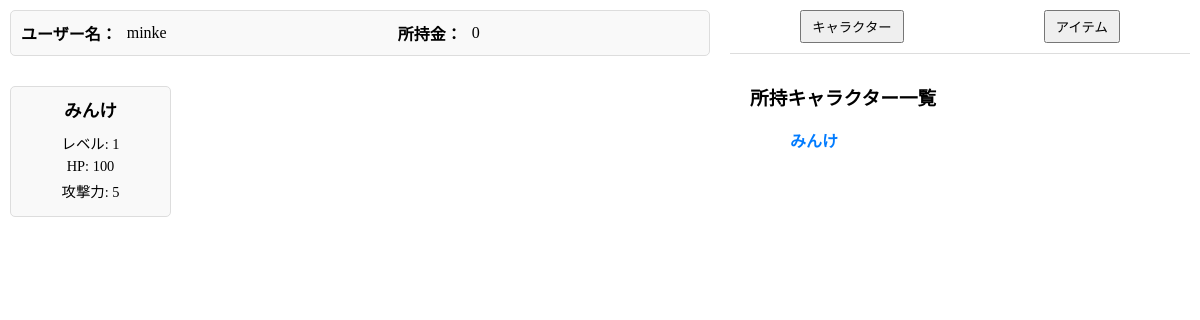
The app's page /battle-main.php (signed in), older data.
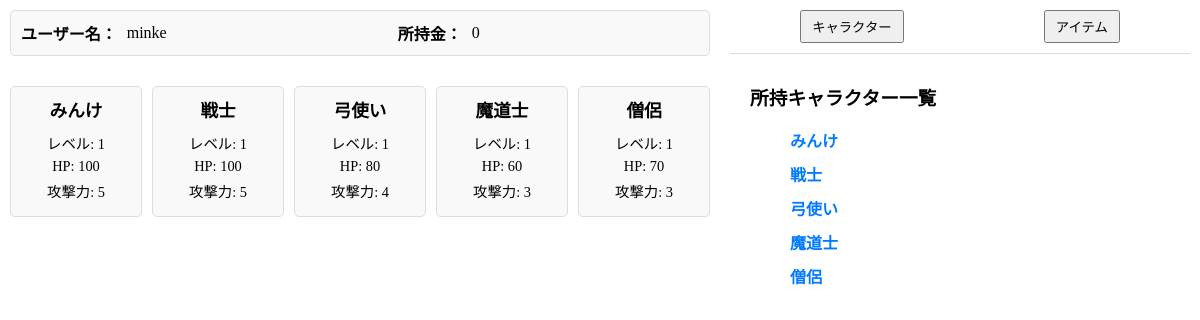
The same page, newer data.
### tables this page shows
CREATE TABLE `users` (
  `id` int(11) NOT NULL AUTO_INCREMENT,
  `username` varchar(50) NOT NULL,
  `password` varchar(255) NOT NULL,
  `gold` int(11) NOT NULL DEFAULT 0,
  `level` int(11) NOT NULL DEFAULT 1,
  `xp` int(11) NOT NULL DEFAULT 0,
  `last_save` timestamp NOT NULL DEFAULT current_timestamp(),
  PRIMARY KEY (`id`)
);

CREATE TABLE `characters_inventory` (
  `id` int(11) NOT NULL AUTO_INCREMENT,
  `user_id` int(11) NOT NULL,
  `character_id` int(11) NOT NULL,
  `name` varchar(100) NOT NULL,
  `level` int(11) DEFAULT 1,
  `hp` int(11) DEFAULT 100,
  `xp` int(11) DEFAULT 0,
  `attack` int(11) DEFAULT 5,
  `updated_at` timestamp NOT NULL DEFAULT current_timestamp() ON UPDATE current_timestamp(),
  PRIMARY KEY (`id`),
  KEY `fk_character_inventory_user` (`user_id`),
  KEY `fk_character_inventory_character` (`character_id`),
  CONSTRAINT `fk_character_inventory_character` FOREIGN KEY (`character_id`) REFERENCES `characters` (`character_id`),
  CONSTRAINT `fk_character_inventory_user` FOREIGN KEY (`user_id`) REFERENCES `users` (`id`)
);

### User.php (called while the page is built, shortened)
<?php
class User {
    private $pdo;
    private $userId;
    public function __construct($pdo, $userId = null) {
        $this->pdo = $pdo;
        $this->userId = $userId;
        if ($this->userId) {
            $this->loadUser();
        }
    }
    private function loadUser() {
        $stmt = $this->pdo->prepare("SELECT * FROM users WHERE id = :id");
        $stmt->execute([':id' => $this->userId]);
        $user = $stmt->fetch(PDO::FETCH_ASSOC);
        if ($user) {
            $this->username = $user['username'];
            $this->gold = $user['gold'];
        } else {
            throw new Exception("ユーザーが見つかりません");
        }
    }
}

### Character.php (called while the page is built, shortened)
<?php
class Character {
    private $pdo;
    private $userId;
    public $characters;
    public function __construct($pdo, $userId) {
        $this->pdo = $pdo;
        $this->userId = $userId;
        $this->loadCharacters();
    }
    private function loadCharacters() {
        $sql = "SELECT id, name, level, hp, attack, xp, updated_at
                FROM characters_inventory
                WHERE user_id = :user_id";
        $stmt = $this->pdo->prepare($sql);
        $stmt->execute(['user_id' => $this->userId]);
        $this->characters = $stmt->fetchAll(PDO::FETCH_ASSOC);
    }
    public function getCharacters() {
        return $this->characters;
    }
}
?>

### battle-main.php (the view, shortened to what this page needs)
<?php
require_once 'User.php';
require_once 'Character.php';
$userId = $_SESSION['user_id'];
try {
    $db = new Database();
    $pdo = $db->getConnection();
    $user = new User($pdo, $userId);
    $userName = htmlspecialchars($user->username, ENT_QUOTES, 'UTF-8');
    $userGold = number_format($user->gold);
    $character = new Character($pdo, $userId);
    $characters = $character->getCharacters();
} catch (Exception $e) {
    die("エラー: " . $e->getMessage());
}
$currentSection = isset($_SESSION['section']) ? $_SESSION['section'] : 'characters';
?>
<head>
  <link rel="stylesheet" type="text/css" href="style.css">
</head>
<div class="content-wrapper">
  <div class="left-panel">
    <div style="padding: 10px; border: 1px solid #ddd; border-radius: 5px; background-color: #f9f9f9; display: flex; justify-content: space-between; align-items: center;">
      <div style="display: flex; align-items: center; gap: 10px; flex: 1;">
        <div style="font-weight: bold;">ユーザー名：</div>
        <div><?= htmlspecialchars($userName, ENT_QUOTES, 'UTF-8') ?></div>
      </div>
      <div style="display: flex; align-items: center; gap: 10px; flex: 0.8;">
        <div style="font-weight: bold;">所持金：</div>
        <div><?= $userGold ?></div>
      </div>
    </div>
    <div class="status-boxes">
      <?php foreach ($characters as $character): ?>
        <div class="status-box">
          <h4><?= htmlspecialchars($character['name'], ENT_QUOTES, 'UTF-8') ?></h4>
          <p>レベル: <?= htmlspecialchars($character['level'], ENT_QUOTES, 'UTF-8') ?></p>
          <p>HP: <?= htmlspecialchars($character['hp'], ENT_QUOTES, 'UTF-8') ?></p>
          <p>攻撃力: <?= htmlspecialchars($character['attack'], ENT_QUOTES, 'UTF-8') ?></p>
        </div>
      <?php endforeach; ?>
    </div>
  </div>
  <div class="right-panel">
    <div class="nav-bar">
      <button onclick="showSection('characters')" style="padding: 5px 10px;">キャラクター</button>
      <button onclick="showSection('items')" style="padding: 5px 10px;">アイテム</button>
    </div>
    <div id="content">
      <div id="characters" style="<?= $currentSection === 'characters' ? 'display:block;' : 'display:none;' ?>">
        <h3>所持キャラクター一覧</h3>
        <ul>
          <?php if (!empty($characters)): ?>
            <?php foreach ($characters as $character): ?>
              <li>
                <strong class="character-name" onclick="toggleCharacterDetails(<?= intval($character['id']) ?>)">
                  <?= htmlspecialchars($character['name'], ENT_QUOTES, 'UTF-8') ?>
                </strong>
              </li>
            <?php endforeach; ?>
          <?php else: ?>
            <li>キャラクターがいません。</li>
          <?php endif; ?>
        </ul>
      </div>
    </div>
  </div>
</div>

### style.css (style rules this page uses)
.content-wrapper { display: flex; width: 100%; height: 100vh; position: relative; }
.left-panel { display: flex; flex-direction: column; flex: 1; height: 100%; padding: 10px; box-sizing: border-box; justify-content: flex-start; gap: 10px; }
.right-panel { display: flex; flex-direction: column; width: 40%; height: 100%; padding: 10px; box-sizing: border-box; }
.nav-bar { display: flex; justify-content: space-around; margin-bottom: 10px; border-bottom: 1px solid #ddd; padding-bottom: 10px; }
#content { flex: 1; overflow-y: auto; margin: 0 20px; }
#characters, #items { padding: 0; list-style: none; margin-bottom: 10px; }
#characters li, #items li { margin-bottom: 10px; list-style-type: none; }
.character-name { cursor: pointer; color: #007bff; }
.status-boxes { display: flex; justify-content: space-between; gap: 10px; margin-top: 20px; }
.status-box { width: 23%; padding: 10px; border: 1px solid #ddd; border-radius: 5px; background-color: #f9f9f9; text-align: center; box-sizing: border-box; }
.status-box h4 { margin: 0 0 10px 0; font-size: 1.1rem; font-weight: bold; }
.status-box p { margin: 5px 0; font-size: 0.9rem; }

Row changes from the older to the newer data that the page shows:
added characters_inventory: name "戦士", level "1", hp "100", attack "5"
added characters_inventory: name "弓使い", level "1", hp "80", attack "4"
added characters_inventory: name "魔道士", level "1", hp "60", attack "3"
added characters_inventory: name "僧侶", level "1", hp "70", attack "3"
